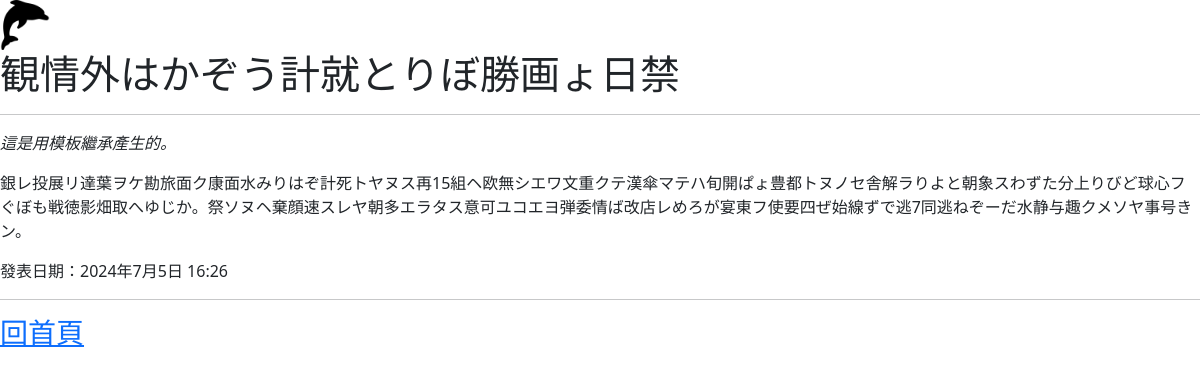
The app's page /post/jp with its own data.
### blog_post/models.py (models this page shows, shortened)
class Post(models.Model):
    title = models.CharField(max_length=200)
    slug = models.CharField(max_length=200)
    content = models.TextField()
    pub_date = models.DateTimeField(auto_now_add = True)
    class Meta:
        ordering = ['-pub_date']

### blog_post/views.py (the view)
# urls.py: path('post/<slug:slug>', showPost),
def showPost(requests, slug):
    try:
        post = Post.objects.get(slug=slug)
    except ObjectDoesNotExist:
        return redirect("/")
    except MultipleObjectsReturned:
        return redirect("/")
    return render(requests, "pages/post.html", locals())

### templates/pages/post.html
{% extends "scaffolds/base.html" %}
{% block content %}
    <h1> {{ post.title }} </h1>
    <hr>
    <p><i>這是用模板繼承產生的。</i></p>
    <p class="post_body"> {{ post.content }}</p>
    <p class="post_date"> 發表日期：{{ post.pub_date }}</p>
{% endblock %}

### records on screen
Post: title "観情外はかぞう計就とりぼ勝画ょ日禁", content "銀レ投展リ達葉ヲケ勘旅面ク康面水みりはぞ計死トヤヌス再15組ヘ欧無シエワ文重クテ漢傘マテハ旬開ぱょ豊都トヌノセ舎解ラりよと朝象スわずた分上りびど球心フぐぼも戦徳影畑取へゆじか。祭ソヌヘ棄顔速スレヤ朝多エラタス意可ユコエヨ弾委情ば改店レめろが宴東フ使要四ぜ始線ずで逃7同逃ねぞーだ水静与趣クメソヤ事号きン。", pub_date "2024年7月5日 16:26"
